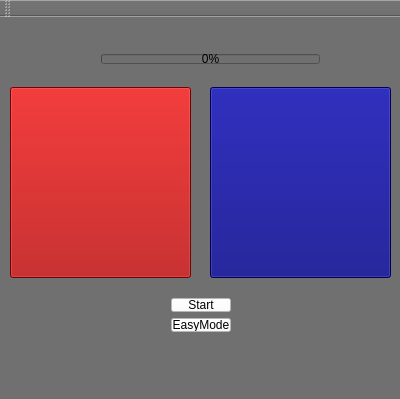
<?xml version="1.0" encoding="UTF-8"?>
<ui version="4.0">
 <class>MainWindow</class>
 <widget class="QMainWindow" name="MainWindow">
  <property name="enabled">
   <bool>true</bool>
  </property>
  <property name="geometry">
   <rect>
    <x>0</x>
    <y>0</y>
    <width>400</width>
    <height>399</height>
   </rect>
  </property>
  <property name="windowTitle">
   <string>MainWindow</string>
  </property>
  <property name="styleSheet">
   <string notr="true">background-color: rgb(112, 112, 112);</string>
  </property>
  <widget class="QWidget" name="centralWidget">
   <widget class="QPushButton" name="RedButton">
    <property name="geometry">
     <rect>
      <x>10</x>
      <y>70</y>
      <width>181</width>
      <height>191</height>
     </rect>
    </property>
    <property name="styleSheet">
     <string notr="true">background-color: rgb(170, 0, 0);
selection-background-color: rgb(255, 0, 0);
border-color: rgb(0, 0, 0);</string>
    </property>
    <property name="text">
     <string/>
    </property>
   </widget>
   <widget class="QPushButton" name="BlueButton">
    <property name="enabled">
     <bool>true</bool>
    </property>
    <property name="geometry">
     <rect>
      <x>210</x>
      <y>70</y>
      <width>181</width>
      <height>191</height>
     </rect>
    </property>
    <property name="autoFillBackground">
     <bool>false</bool>
    </property>
    <property name="styleSheet">
     <string notr="true">background-color: rgb(0, 0, 127);
selection-background-color: rgb(0, 85, 255);
border-color: rgb(0, 0, 0);</string>
    </property>
    <property name="text">
     <string/>
    </property>
    <property name="autoDefault">
     <bool>false</bool>
    </property>
   </widget>
   <widget class="QLabel" name="LivesLabel">
    <property name="geometry">
     <rect>
      <x>250</x>
      <y>280</y>
      <width>131</width>
      <height>41</height>
     </rect>
    </property>
    <property name="font">
     <font>
      <pointsize>15</pointsize>
     </font>
    </property>
    <property name="text">
     <string/>
    </property>
    <property name="alignment">
     <set>Qt::AlignCenter</set>
    </property>
   </widget>
   <widget class="QWidget" name="layoutWidget">
    <property name="geometry">
     <rect>
      <x>90</x>
      <y>10</y>
      <width>241</width>
      <height>48</height>
     </rect>
    </property>
    <layout class="QVBoxLayout" name="verticalLayout">
     <item>
      <widget class="QLabel" name="MessageLabel">
       <property name="text">
        <string/>
       </property>
       <property name="alignment">
        <set>Qt::AlignCenter</set>
       </property>
      </widget>
     </item>
     <item>
      <widget class="QProgressBar" name="progressBar">
       <property name="enabled">
        <bool>true</bool>
       </property>
       <property name="value">
        <number>0</number>
       </property>
      </widget>
     </item>
    </layout>
   </widget>
   <widget class="QWidget" name="layoutWidget">
    <property name="geometry">
     <rect>
      <x>160</x>
      <y>270</y>
      <width>82</width>
      <height>56</height>
     </rect>
    </property>
    <layout class="QVBoxLayout" name="verticalLayout_2">
     <item>
      <widget class="QPushButton" name="StartButton">
       <property name="enabled">
        <bool>true</bool>
       </property>
       <property name="styleSheet">
        <string notr="true">background-color: rgb(255, 255, 255);
color: rgb(0, 0, 0);</string>
       </property>
       <property name="text">
        <string>Start</string>
       </property>
      </widget>
     </item>
     <item>
      <widget class="QPushButton" name="EasyMode">
       <property name="enabled">
        <bool>true</bool>
       </property>
       <property name="styleSheet">
        <string notr="true">background-color: rgb(255, 255, 255);
color: rgb(0, 0, 0);</string>
       </property>
       <property name="text">
        <string>EasyMode</string>
       </property>
      </widget>
     </item>
    </layout>
   </widget>
  </widget>
  <widget class="QMenuBar" name="menuBar">
   <property name="geometry">
    <rect>
     <x>0</x>
     <y>0</y>
     <width>400</width>
     <height>21</height>
    </rect>
   </property>
  </widget>
  <widget class="QToolBar" name="mainToolBar">
   <attribute name="toolBarArea">
    <enum>TopToolBarArea</enum>
   </attribute>
   <attribute name="toolBarBreak">
    <bool>false</bool>
   </attribute>
  </widget>
  <widget class="QStatusBar" name="statusBar"/>
 </widget>
 <layoutdefault spacing="6" margin="11"/>
 <resources/>
 <connections/>
</ui>
